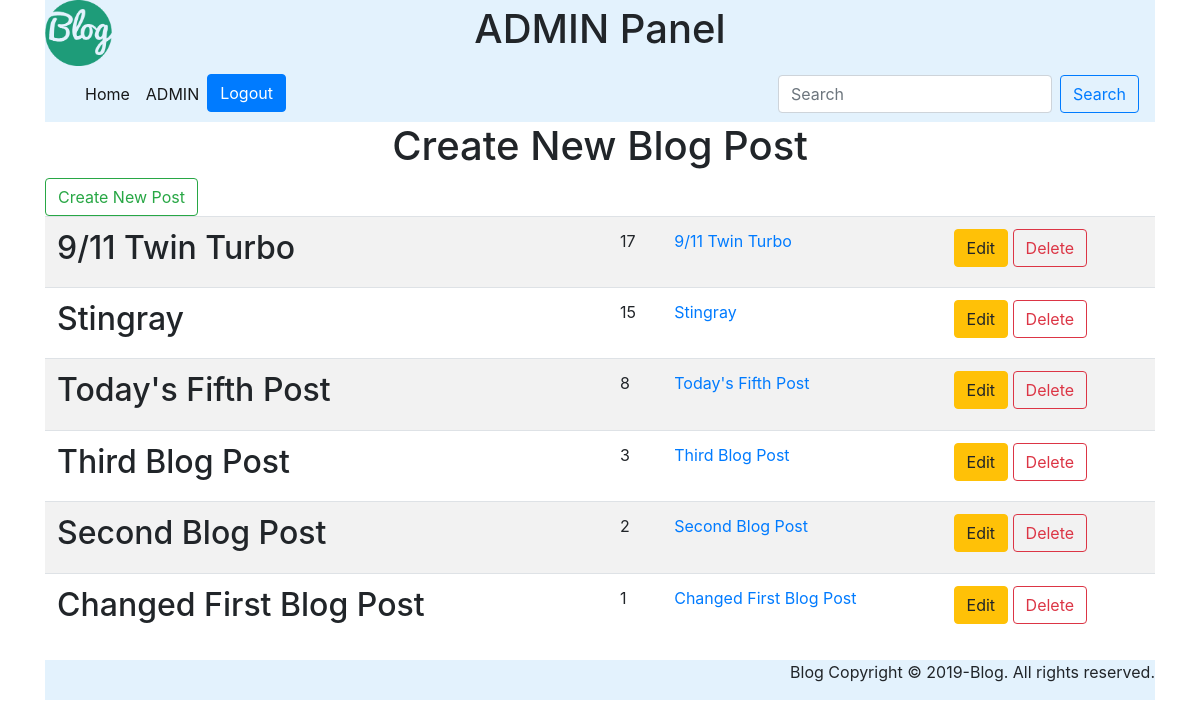
Screenshot of /admin.php (signed in) with the database file from the repository.
### tables this page shows
CREATE TABLE `posts` (
  `date` timestamp NOT NULL DEFAULT CURRENT_TIMESTAMP,
  `title` varchar(50) NOT NULL,
  `id` int(11) NOT NULL,
  `slug` varchar(255) NOT NULL,
  `category_id` int(11) NOT NULL,
  `content` text NOT NULL
);

### admin.php (the view, shortened to what this page needs)
<?php
$sql = "SELECT title, category_id, slug, id FROM posts ORDER BY id DESC";
$result = $GLOBALS['mysqli']->query($sql);
?>
<!DOCTYPE html>
<html lang="en" dir="ltr">
    <head>
        <link rel="stylesheet" href="https://stackpath.bootstrapcdn.com/bootstrap/4.3.1/css/bootstrap.min.css">
        <link rel="stylesheet" href="css/styles.css"/>
    </head>
    <body>
        <div class="container">
            <div class="header-wrapper">
                <img src="images/blogpic.png" class="logo" alt="logo">
                <h1>ADMIN Panel</h1>
            </div>
                <div class="navbar-container">
                    <nav class="navbar navbar-expand-lg navbar-light">
                        <div class="collapse navbar-collapse" id="navbarSupportedcontent">
                            <ul class="navbar-nav mr-auto">
                                <li class="nav-item active">
                                    <a class="nav-link" href="index.php">Home<span class="sr-only"></span></a>
                                </li>
                                <li class="nav-item active">
                                    <a class="nav-link" href="admin.php">ADMIN<span class="sr-only">(current)</span></a>
                                </li>
                                <li>
                                    <a href="logout.php" class="btn btn-primary">Logout</a>
                                </li>
                            </ul>
                            <form class="form-inline my-2 my-lg-0">
                                <input class="form-control mr-sm-2" type="search" placeholder="Search" aria-label="Search">
                                <button class="btn btn-outline-primary my-2 my-sm-0" type="submit">Search</button>
                            </form>
                        </div>
                    </nav>
                </div>
                <h1>Create New Blog Post</h1><a href="create.php" class="btn btn-outline-success">Create New Post</a>
                <table class="table table-striped">
                <tbody>
                    <tr>
                    <?php while($row = $result->fetch_assoc()) : ?>
                        <td><h2><?php echo $row['title']; ?></h2></td>
                        <td><div class="content"></td>
                        <td><?php echo $row['id']; ?></td>
                        <td><a href="post.php?slug=<?php echo $row['slug']; ?>"><?php echo $row['title']; ?> </a></td>
                        <td>
                            <a href="edit.php?id=<?php echo $row['id']; ?>" class="btn btn-warning">Edit</a>
                            <a href="delete.php?id=<?php echo $row['id']; ?>" class="btn btn-outline-danger">Delete</a>
                        </td>
                    </tr>
                    <?php endwhile; ?>
                </tbody>
            </table>
            <div class="footer-wrapper">
                <p>Blog Copyright &copy; 2019-Blog. All rights reserved.
                </p>
            </div>
        </div>
    </body>
</html>

### css/styles.css (style rules this page uses)
.header-wrapper { display: grid; grid-template-columns: 2fr 6fr 2fr; align-items: center; justify-content: center; background-color: rgb(227,242,253); }
h1 { align-items: center; justify-self: center; }
.logo { width: 30%; }
.navbar-light { background-color: #e3f2fd; }
.footer-wrapper { display: grid; background-color: rgb(227,242,253); align-items: right; justify-items: right; }

### rows the page displays
posts: title "9/11 Twin Turbo", id "17"
posts: title "Stingray", id "15"
posts: title "Today's Fifth Post", id "8"
posts: title "Third Blog Post", id "3"
posts: title "Second Blog Post", id "2"
posts: title "Changed First Blog Post", id "1"
